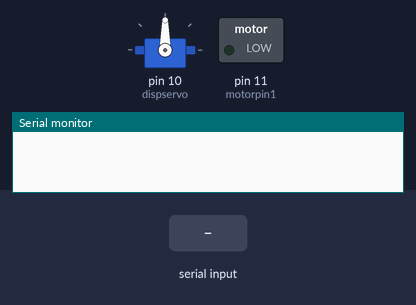
Recording of a sketch running on a simulated Arduino Uno, built with avr-gcc and run on an emulated ATmega328P. On the bench: servo, switched loads named in the sketch (green lamp = pin HIGH), the last lines printed to the serial monitor. The test bench sets the inputs (shaded band).

Above: at 1.2 s.
1.3 s: "5" received over Serial
At 2.2 s:
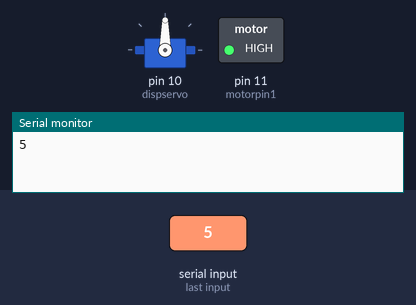
At 17.2 s:
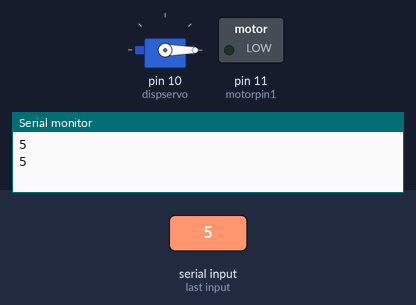
Timing chart, 0 to 17.8 s (numbered marks = the images above; inputs shaded):
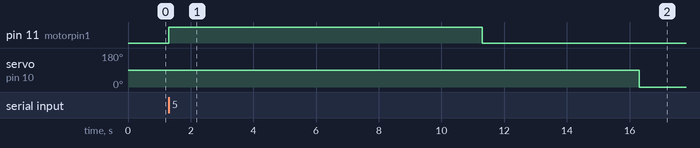

The sketch:

Subsystem1.ino.ino
```cpp
#include <Servo.h>
Servo dispservo ;
int pos = 0;
int motorpin1 = 11;
char c;
int flag5 = 0;

void setup()
{
	dispservo.attach(10);
	pinMode(motorpin1, OUTPUT);
	Serial.begin(9600);
}

void loop()
{
	if (Serial.available())
	{
		c = Serial.read();
		Serial.println(c);
		if (c == '5')
		{
  			if (flag5 == 0)
  			{
    				digitalWrite(motorpin1, HIGH);
    				delay(10000);
    				digitalWrite(motorpin1, LOW);
    				delay(3000);
    				Serial.println(c);
    				flag5 = 1;
    				dispservo.write(90);
    				delay(2000);
    				dispservo.write(0);
    				delay(3000);
  			}
    			flag5 = 0;
		}
	}
}
```

Measured:
- after the input at 1.3 s, pin 11 (motorpin1): LOW → HIGH at once, → LOW 10.0 s later; servo on pin 10 (dispservo): 90° → 0° after 15.0 s
